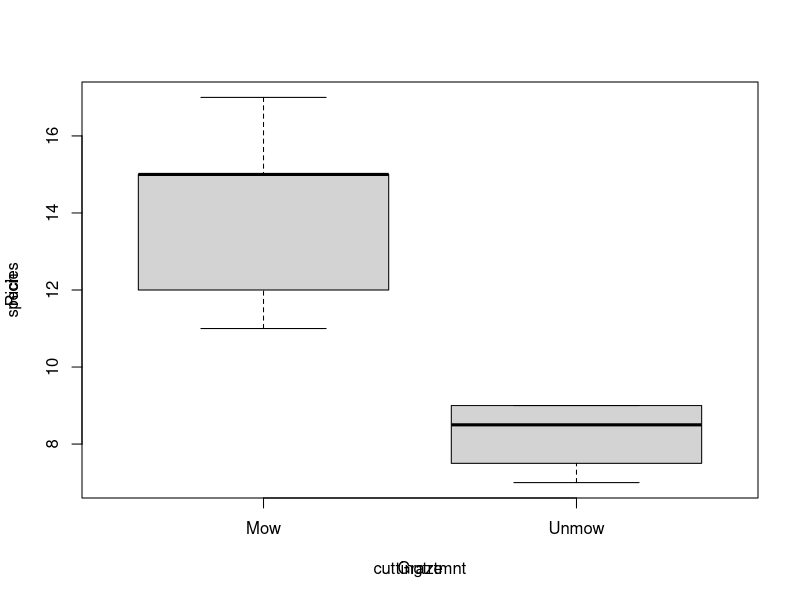

Write the R code that produced this figure.
Rich<-c(12,15,17,11,15,8,9,7,9)
Graze<-c('Mow','Mow','Mow','Mow','Mow','Unmow','Unmow','Unmow','Unmow')
frame<-data.frame(Rich,Graze)
frame
boxplot(Rich ~ Graze, data=frame)
title(xlab='cuttingtrtmnt', ylab='species',col='gray90')